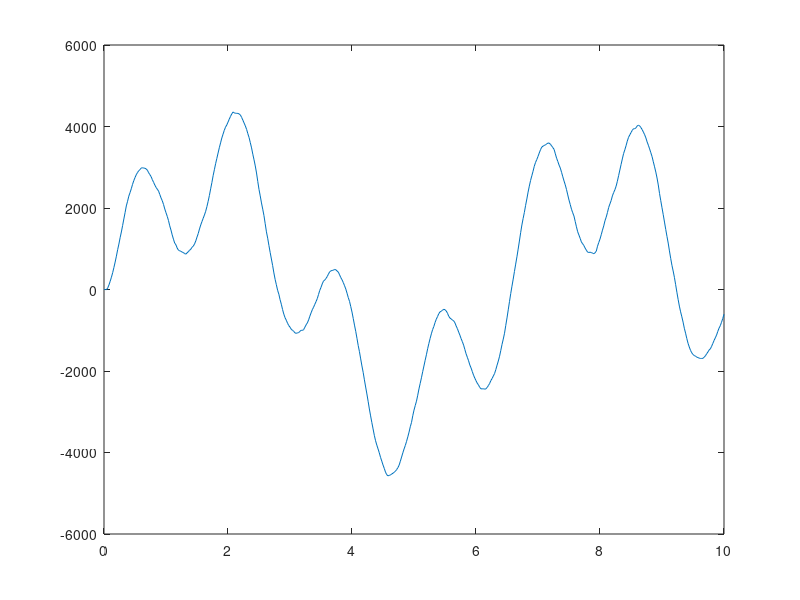

Write MATLAB code to recreate this figure. (Note: this script raises an error after producing the figure.)
clear
close all
clc
rng(48559496)

Ts = 1/50;
Aref = [0.5 0; 9.61e-3 0.8];
Bref = [1; 0];
Cref = [1 961];
Dref = 0;

[V, Aref2] = eig(Aref);
%x'=inv(V)x => Vx'=x =>
%Vx'(k+1)=AVx'(k)+Bu(k)
%    y(k)=CVx'(k)+Du(k)
Bref2 = V\Bref;
Cref2 = Cref*V;
Dref2 = Dref;

%ref = ss(Aref, Bref, Cref, Dref, Ts);
ref = ss(Aref2, Bref2, Cref2, Dref2, Ts);
t = 0:Ts:10;
u = 30*sin(t)+20*sin(3.86*t);%t;%ones(size(t));
un = u+sqrt(3)*randn(size(t));
N = length(t)-1;
y = lsim(ref, un, t);
y2 = y.'+sqrt(0.5)*randn(size(u));
% Aref = [1 1 0;0 1 1;0 0 0];
% Bref = [0;0;1];
% Cref = [1 0 0];
% Dref = 0;
% 
% N = 60;
% ref = ss(Aref, Bref, Cref, Dref, 1);
% [y, t] = impulse(ref, N);
% u = ones(1, N);
% % u = zeros(1, N);
% % u(1) = 1;
% % u(10) = -2;
% % u(20) = 10;
% % u(30) = -9;
% y2 = conv(y, u);
% y2 = y2(1:(N+1))+sqrt(0.5)*randn(N+1, 1);
% y2 = y2.';

figure
plot(t, y2)

A = Aref+0.5*randn(size(Aref));
B = Bref+0.5*randn(size(Bref));
C = Cref+0.5*randn(size(Cref));
D = Dref+0.1*randn(size(Dref));
mu0 = [0];
Q = var(un-u);%3;%randn(size(A)).*eye(size(A, 1));
R = var(y2-y.');%0.5;
%u = [0 u];
best = struct('cost', -inf);
MAX_ITERS = 100;
for oom = -4:4
    foundBetter = false;
    for id = 1:10
        A = randn(size(Aref)).*eye(size(Aref));%(10^oom)*randn(size(Aref));
        B = (10^oom)*randn(size(Bref));
        C = (10^oom)*randn(size(Cref));
        [A, B, C, D, mu0, Qtot, cost] = findModel(un, y2, 3, R, 2, A, B, C, D, false, MAX_ITERS);
        if cost > best.cost
            best.A = A;
            best.B = B;
            best.C = C;
            best.D = D;
            best.mu0 = mu0;
            best.Qtot = Qtot;
            best.cost = cost;
            foundBetter = true;
            fprintf("Found better option: cost=%.3e (oom=%i with id %u)\n", cost, oom, id)
        end
    end
    if ~foundBetter
        fprintf("Found no better option during the last oom (%i). Stopping early.\n", oom)
        %break
    end
end

A = best.A;
B = best.B;
C = best.C;
D = best.D;
mu0 = best.mu0;
Qtot = best.Qtot;

%[A, B, C, D, mu0, Qtot, cost] = findModel(un, y2, 3, R, 1, A, B, C, D, true, MAX_ITERS);
% vOld = -inf;
% for j = 1:MAX_ITERS
%     [xNks, PNks, PNkkm1s] = KalmanSmooth(A, B, C, D, mu0, Q, R, un, y2);
%     [Sxx, Sxb, Sbb, Syy, Syx, Syu, Sxu1, Sbu, Suu1, Sxu2, Suu2] = ExcitationStep(PNks, xNks, PNkkm1s, un, y2);
%     El1_old = 0;%log(abs(det(Sigma0)))+sum(diag(Sigma0\(PNks{1}+(xNks(:, 1)-mu0)*(xNks(:, 1)-mu0).')));
%     if isnan(El1_old)
%         El1_old = 0;
%     end
%     El2_old = N*log(abs(det(Q)))+sum(diag(Q\(Sxx-Sxb*A.'-A*Sxb.'-Sxu1*B.'-B*Sxu1.'+A*Sbu*B.'+B*Sbu.'*A.'+A*Sbb*A.'+B*Suu1*B.')));
%     if isnan(El2_old)
%         El2_old = 0;
%     end
%     El3_old = N*log(abs(det(R)))+sum(diag(R\(Syy-Syx*C.'-C*Syx.'+Syu*D.'-D*Syu.'+C*Sxu2*D.'+D*Sxu2.'*C.'+C*Sxx*C.'+D*Suu2*D.')));
%     if isnan(El3_old)
%         El3_old = 0;
%     end
%     v = -0.5*(El1_old+El2_old+El3_old);
%     if abs((v-vOld)/vOld) < 1e-3% || vOld > v
%         %break
%     end
%     vOld = v;
%     fprintf("(%u) Old log likelihood: %.3f\n", j, v);
%     
%     %% Maximization steps
%     
%     AB = [Sxb Sxu1]/[Sbb Sbu;Sbu.' Suu1];
%     n = size(A, 1);
%     A = AB(:, 1:n);%Sxb/Sbb;
%     B = AB(:, n+1:end);
% %     [xNks, PNks, PNkkm1s] = KalmanSmooth(A, B, C, D, mu0, Q, R, un, y2);
% %     [Sxx, Sxb, Sbb, Syy, Syx, Syu, Sxu1, Sbu, Suu1, Sxu2, Suu2] = ExcitationStep(PNks, xNks, PNkkm1s, un, y2);
% %     AB = [Sxb Sxu1]/[Sbb Sbu;Sbu.' Suu1];
% %     B = AB(:, n+1:end);
% %     [xNks, PNks, PNkkm1s] = KalmanSmooth(A, B, C, D, mu0, Q, R, un, y2);
% %     [Sxx, Sxb, Sbb, Syy, Syx, Syu, Sxu1, Sbu, Suu1, Sxu2, Suu2] = ExcitationStep(PNks, xNks, PNkkm1s, un, y2);
% %     CD = [Syx Syu]/[Sxx Sxu2;Sxu2.' Suu2];
% %     C = CD(:, 1:size(C, 2));%Syx/Sxx;
% %     [xNks, PNks, PNkkm1s] = KalmanSmooth(A, B, C, D, mu0, Q, R, un, y2);
% %     [Sxx, Sxb, Sbb, Syy, Syx, Syu, Sxu1, Sbu, Suu1, Sxu2, Suu2] = ExcitationStep(PNks, xNks, PNkkm1s, un, y2);
% %     CD = [Syx Syu]/[Sxx Sxu2;Sxu2.' Suu2];
% %     D = CD(:, size(C, 2)+1:end);
% %     [xNks, PNks, PNkkm1s] = KalmanSmooth(A, B, C, D, mu0, Q, R, un, y2);
% %     [Sxx, Sxb, Sbb, Syy, Syx, Syu, Sxu1, Sbu, Suu1, Sxu2, Suu2] = ExcitationStep(PNks, xNks, PNkkm1s, un, y2);
% %     mu0 = xNks(:, 1);
% %     [xNks, PNks, PNkkm1s] = KalmanSmooth(A, B, C, D, mu0, Q, R, un, y2);
% %     [Sxx, Sxb, Sbb, Syy, Syx, Syu, Sxu1, Sbu, Suu1, Sxu2, Suu2] = ExcitationStep(PNks, xNks, PNkkm1s, un, y2);
% %     Q=(Sxx-Sxb*A.'-A*Sxb.'-Sxu1*B.'-B*Sxu1.'+A*Sbu*B.'+B*Sbu.'*A.'+A*Sbb*A.'+B*Suu1*B.')/N;
%     %Q=(Sxx-Sxb*A.'-A*Sxb.'+A*Sbb*A.')/N;
%     %[xNks, PNks, PNkkm1s] = KalmanSmooth(A, B, C, D, mu0, Q, R, u, y2);
%     %[Sxx, Sxb, Sbb, Syy, Syx, Syu, Sxu1, Sbu, Suu1, Sxu2, Suu2] = ExcitationStep(PNks, xNks, PNkkm1s, u, y2);
%     %R=(Syy-Syx*C.'-C*Syx.'+Syu*D.'-D*Syu.'+C*Sxu2*D.'+D*Sxu2.'*C.'+C*Sxx*C.'+D*Suu2*D.')/N;
%     %R=(Syy-Syx*C.'-C*Syx.'+C*Sxx*C.')/N;
% %     A = Anew;
% %     %B = Bnew;
% %     C = Cnew;
% %     %D = Dnew;
% %     mu0 = mu0new;
% %     Q = Qnew;
%     %El1 = log(det(Sigma0))+sum(diag(Sigma0\(PNks{1}+(xNks(:, 1)-mu0)*(xNks(:, 1)-mu0).')));
%     %El2 = 0;%N*log(det(Q))+sum(diag(Q\(Sxx-Sxb*A.'-A*Sxb.'-Sxu1*B.'-B*Sxu1.'+A*Sbu*B.'+B*Sbu.'*A.'+A*Sbb*A.'+B*Suu1*B.')));
%     %El3 = N*log(det(R))+sum(diag(R\(Syy-Syx*C.'-C*Syx.'+Syu*D.'-D*Syu.'+C*Sxu2*D.'+D*Sxu2.'*C.'+C*Sxx*C.'+D*Suu2*D.')));
% end

model = ss(A, B, C, D, Ts);
disp(model)
un = u.*cos(8.697*t)+sqrt(3)*randn(size(t));
N = length(t)-1;
yref = lsim(ref, un, t);
y = lsim(model, un, t, mu0);
figure
plot(t, yref, 'x')
hold on
plot(t, y, '--')
